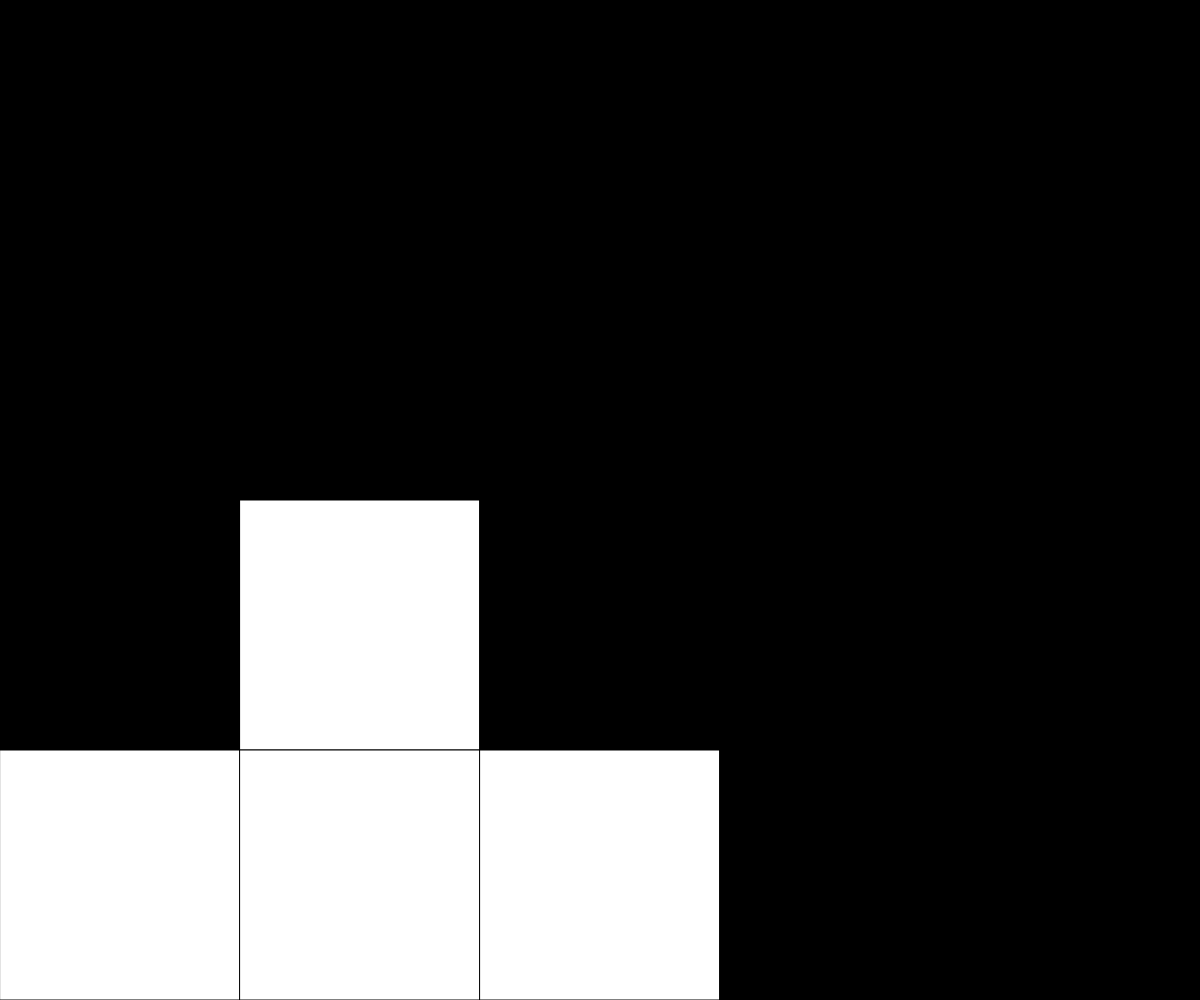
Frame 1 (no input)
Frame 60 (no input): identical to frame 1, image omitted
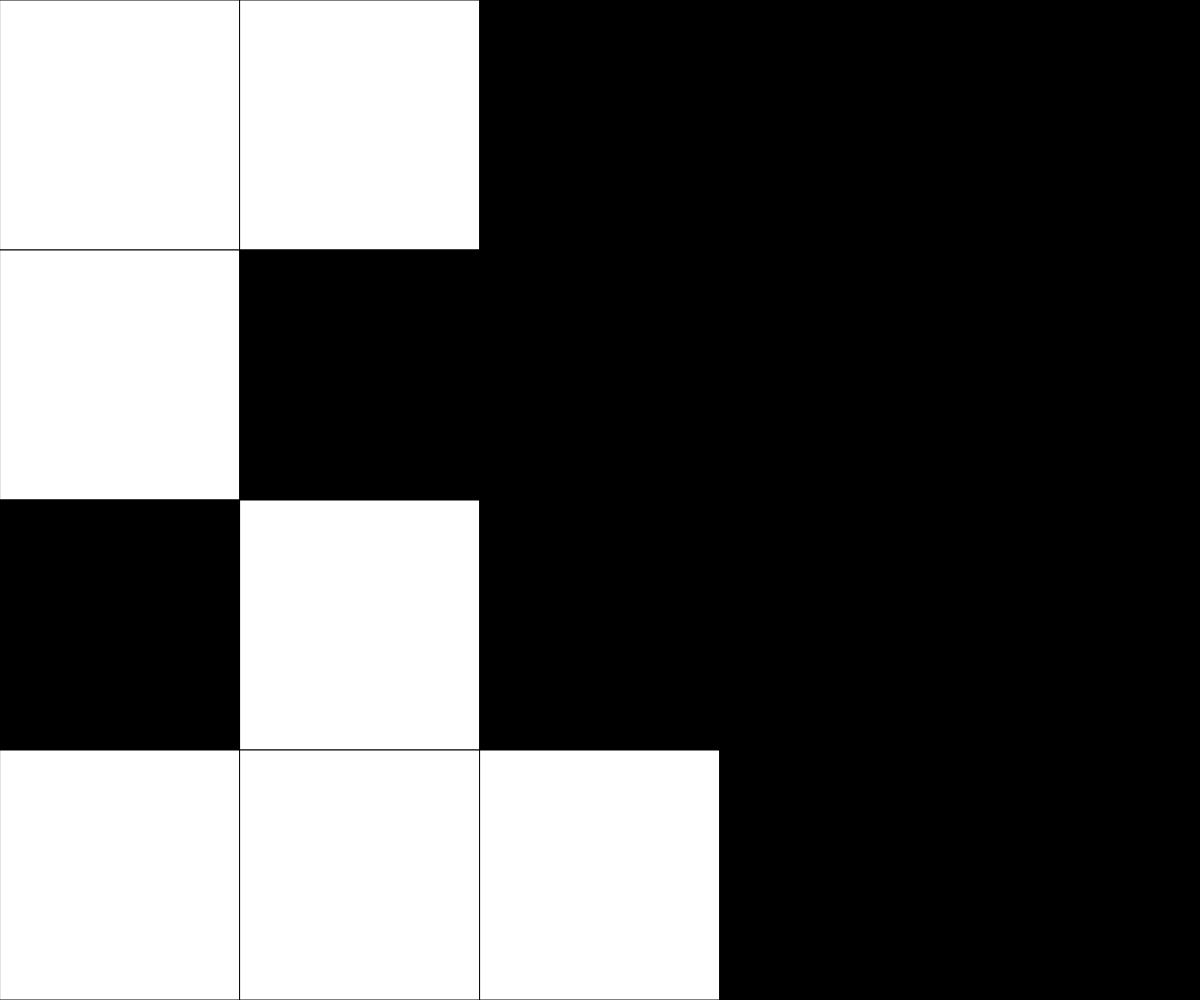
Frame 120 (the mouse pressed at the canvas centre since frame 60)

The p5.js sketch that drew these frames (run headless with seeded random() and noise() and a simulated clock; from frame 60 on, the mouse is pressed at the canvas centre):

// p5.js sketch
// ── sketch.js
//Puzzle Game Assignment 
// Anees Ahmad
// 10/30/2024
// A program that creates a puzzle game board requiring the player to click squares to change their colour.

let NUM_ROWS = 4;
let NUM_COLS = 5;
let rectWidth, rectHeight;
let currentRow, currentCol;
//counting the number of white or black squares
let squares_b = 16, squares_w = 4;

let gridData = [[0, 0, 0, 0, 0],
[0, 0, 0, 0, 0],
[0, 255, 0, 0, 0],
[255, 255, 255, 0, 0]];



function setup() {
  // Determine the size of each square. Could use windowHeight,windowHeight  for Canvas to keep a square aspect ratio
  createCanvas(windowWidth, windowHeight);
  rectWidth = width / NUM_COLS;
  rectHeight = height / NUM_ROWS;
}

function draw() {
  background(220);
  determineActiveSquare();   //figure out which tile the mouse cursor is over
  drawGrid();               //render the current game board to the screen (and the overlay)
  if(squares_b === 20 || squares_w === 20){
    win_condition();
  }
}


function mousePressed() {
  if (keyIsPressed && keyCode === 16) {
    flip(currentCol, currentRow);
  }
  else {
    // cross-shaped pattern flips on a mouseclick. Boundary conditions are checked within the flip function to ensure in-bounds access for array
    flip(currentCol, currentRow);
    flip(currentCol - 1, currentRow);
    flip(currentCol + 1, currentRow);
    flip(currentCol, currentRow - 1);
    flip(currentCol, currentRow + 1);
  }
}

function flip(col, row) {
  // given a column and row for the 2D array, flip its value from 0 to 255 or 255 to 0
  // conditions ensure that the col and row given are valid and exist for the array. If not, no operations take place.
  if (col >= 0 && col < NUM_COLS) {
    if (row >= 0 && row < NUM_ROWS) {
      if (gridData[row][col] === 0) {
        gridData[row][col] = 255;
      }
      else gridData[row][col] = 0;


    }
    check_colours();
    console.log('w: ' + squares_w, '   b: ' + squares_b);
  }
}

function determineActiveSquare() {
  // An expression to run each frame to determine where the mouse currently is.
  currentRow = int(mouseY / rectHeight);
  currentCol = int(mouseX / rectWidth);
}

function drawGrid() {
  // Render a grid of squares - fill color set according to data stored in the 2D array
  for (let x = 0; x < NUM_COLS; x++) {
    for (let y = 0; y < NUM_ROWS; y++) {
      fill(gridData[y][x]);
      rect(x * rectWidth, y * rectHeight, rectWidth, rectHeight);
    }
  }
}

function check_colours(){
  squares_b = 0;
  squares_w = 0
  for (let x = 0; x < NUM_COLS; x++) {
    for (let y = 0; y < NUM_ROWS; y++) {
      if(gridData[y][x] === 0){
        squares_b += 1;
      }
      if(gridData[y][x] === 255){
        squares_w += 1;
      }
    }
  }
}

function win_condition(){
  textAlign(CENTER);
  textSize(200);
  fill(0,255,0);
  text('you win', windowWidth/2, windowHeight/2);
}
